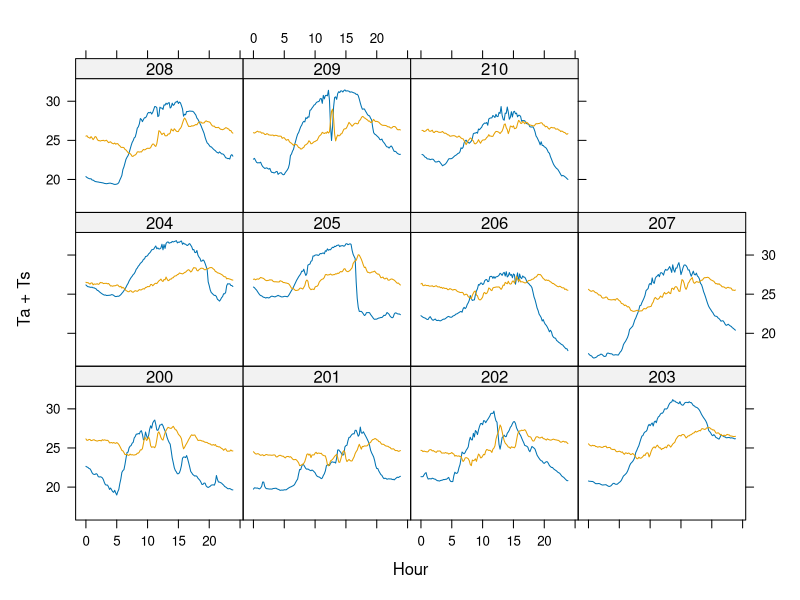
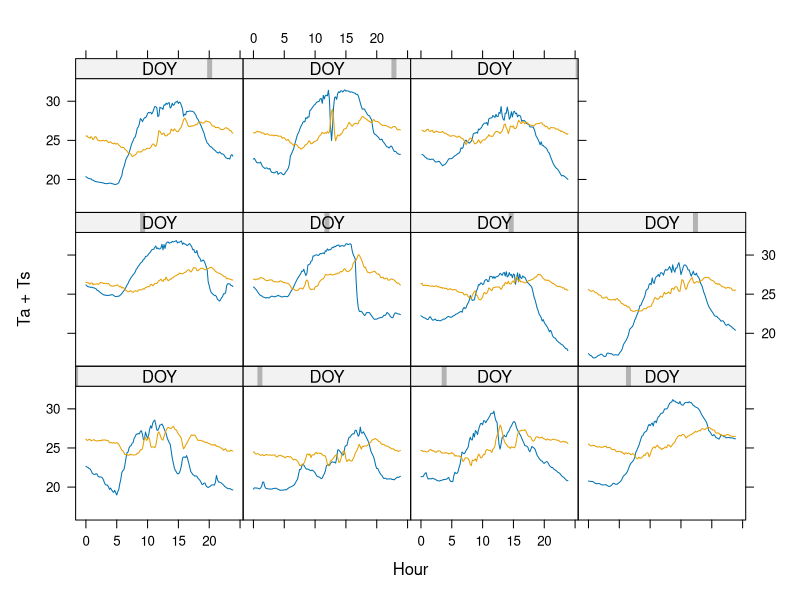
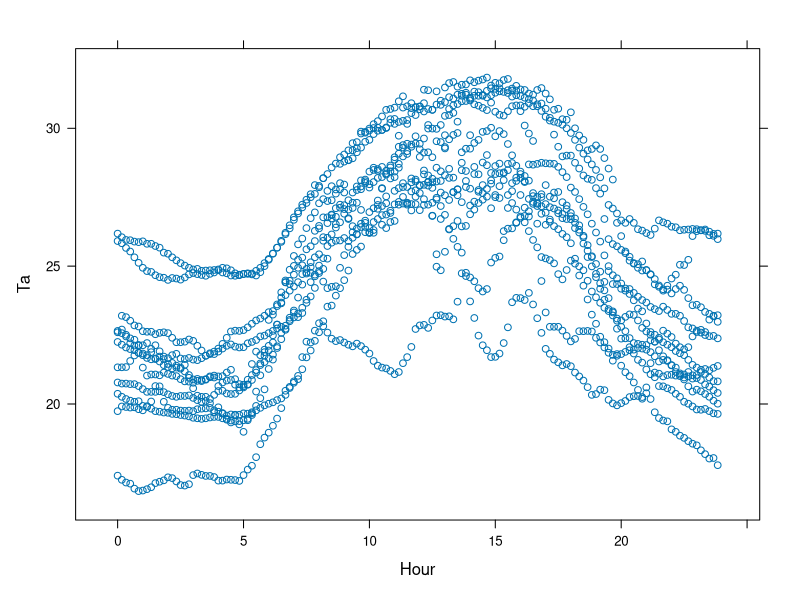
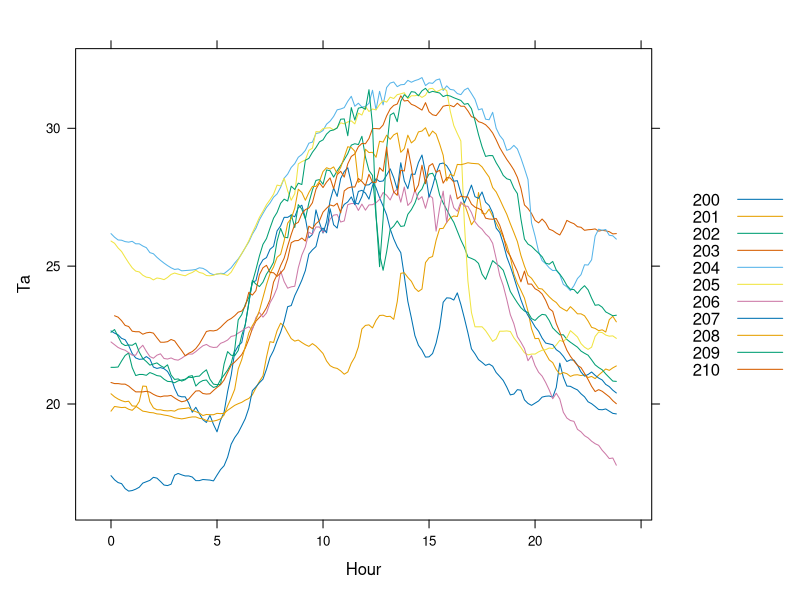
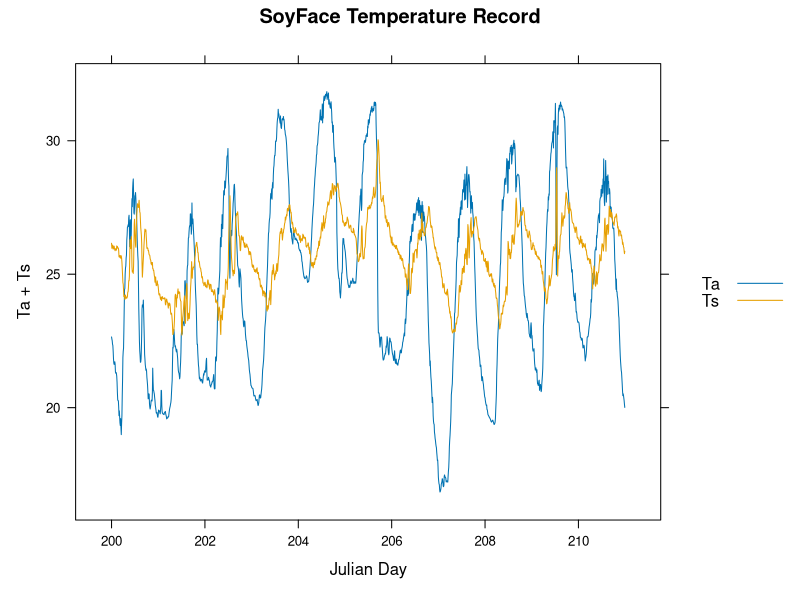
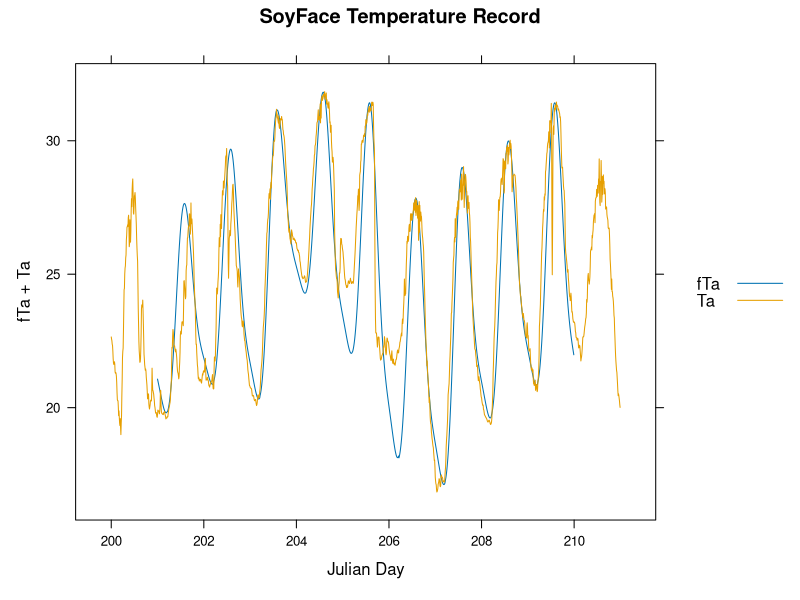
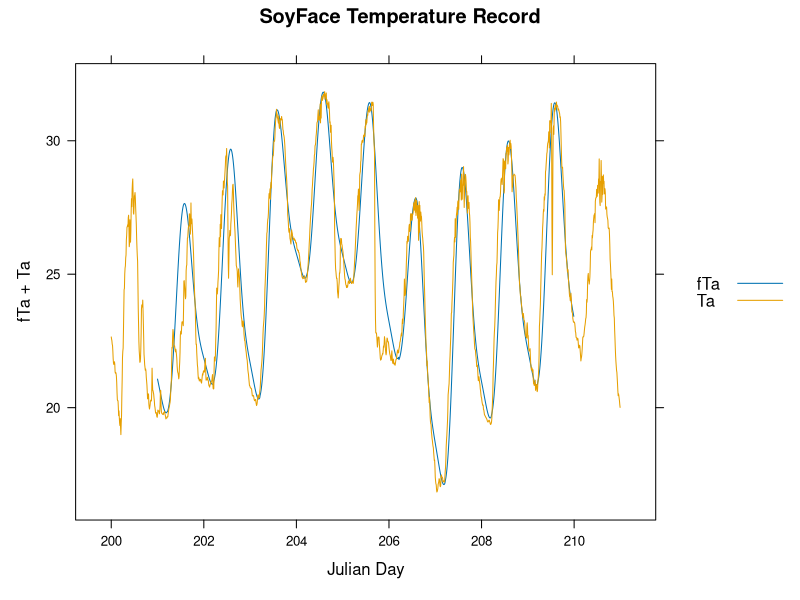

Write the R code that produced these figures, in order.
# Patrick Schmitz
# p.schmitz@gmail.com
# September 6 2010

# I want to share with class, a nice introduction to R and model air temperature
# as part of that introduction.  Things may seem obscure, but I try to give examples,
# to explain how each part works.  If there are any functions I use that you don't 
# understand, it is quite simple to check the documentation, which I explain below.
# If you get stuck, feel free to email me, or message me on gchat

# As you work through this, you should copy, select code chunks from this script and 
# paste them into the console prompt

# start by seting your working directory

# In Windows, it may simpler to change the working directory from the menu bar, goto
# File > Change dir...

# On OS X you can do the same by going to 
# Misc > Change Working Directory...
# or hitting  ⌘ + D

# You can also use the command setwd() as in
# setwd("C:/Documents and Settings/Desktop/IB.542/") # On Windows
# setwd("~/Desktop/2010.IB.542/") # on MAC OS X
# setwd("~/Dropbox/classes/2010.IB.542/code/temperature/") # Pat's directory

# now check to make sure you are in the right directory
getwd()
# and
list.files()

# Notice that all text following "#" are comments, and will be ignored by the console interpreter


# first clear the workspace, this is a good way to be sure
# that you know exactly what you are working with

rm(list=ls()) # clears all objects in workspace
ls() # check to see that the workspace is empty


# Let's read in the data and put it into an object called dat

# read.csv() is a function used to import csv files.
# all functions in R follow the form of
# function()
# options for the function you are using are given
# inside of the parenthesis, separated by commas "(option 1 = 1, option2 = 2)"

#select this entire 6 lines of code
# it is split up to make it easier to read, commas are important, but spaces and 
# line breaks make no difference.

dat <- read.csv(
	file = "2010.SoyFace.micromet.sample.csv",
	header = TRUE,
	sep = ",", 
	as.is = TRUE
)


# you can read about the function by typing
?read.csv
# or see the basic inputs and sometimes source code by typing
read.csv

# you can access documentation about any function in R in this manner
# The documentation is your friend, it is easy to access,
# consistent in form, and there are almost always examples at the end 
# of the documentation for any given function
# It may however take a bit to get used to they layout



# R is an object-ariented programming language
# this means that each variable is an "object"
# that can be queried or manipulated
# "dat" is an arbitray name, I could just as easily
# have put the data in an object named "cookies"
# It is important to note that R is case-sensitive
# cookies ≠ Cookies ≠ COOKIES

# Description of Data ######################

# This is a 10 minute data record from SoyFace 2010

# DOY 	- Day of Year 
# Hr 	- 24-Hour 
# Min 	- Minute  
# Hour 	- decimal Hour dat$Hr + dat$Min/60
# Ta 	- air temperature recorded at 2.2 meters above the surface
# Ts 	- soil temperature recorded 10 cm below surface

# Let's take a look at that ol' data
str(dat) 	# prints a list of the variables in the data.frame
head(dat)	# prints first six rows

# What if we want to just look at AirTemp

# Here are some methods that all do the same thing
head(dat$Ta)
dat$Ta[1:5]
dat[1:5, "Ta"]
dat[1:5, 5]

# First you can see that "$" operator allows you to select
# columns of data by name
# When we write dat$Ta[1:5] we are accessing the index
# of the vector dat$Ta

# making an index is easy
1:100
seq(from = 1, to = 100, by = 1) # or
seq(1, 100, 1)
seq(1, 100, 2) 			# odd numbers
seq(2, 100, 2) 			# even numbers






# PLOTTING ##### ##### ##### ##### ##### ##### ##### 

# Let's plot this data.  You will need to 
# load the library lattice, it is one of MANY packages
# available for the R language
# http://cran.r-project.org/web/packages/
library(lattice)

# xyplot uses a formula for plotting with the form
# y1 + y2 ~ x | factor1 + factor2
xyplot(
	x = Ta + Ts ~ Hour | as.factor(DOY),
	data = dat,
	type = "l" # Line type, try "b" and "p"
)

# Notice I treat DOY as a factor, this allows xyplot
# to treat DOY as a unique factor instead of a numeric 
# vector, you can try plotting DOY without, as.factor(),
# the results are similar but the panels use a marker to
# indicate progression along the numerical vector

xyplot(
	x = Ta + Ts ~ Hour | DOY,
	data = dat,
	type = "l" # Line type, try "b" and "p"
)


# What if we want to plot in a single panel?
xyplot(
	x = Ta ~ Hour,
	data = dat
)

# This gives us a sense of the data, but we can't tell
# the difference between days
xyplot(
	x = Ta ~ Hour,
	data = dat,
	groups = DOY, # grouping factor
	type = "l", 			
	auto.key = list(TRUE, space = "right", points = F, lines = T)
)


# But really we want to see temperature as a single response across days,
# to do so we need an time vector which includes both day and time
# to assign the result to an object we use "<-" this is interchangeable with =
# however <- is less ambiguous, in that it is clearly not an option within a function

# Create Decimal Day (also known as Julian day)
DOY.dec <- dat$DOY + dat$Hour/24
DOY.dec <- dat$DOY + dat$Hr/24 + dat$Min/1440 # Same as above
length(DOY.dec) # this vector has 1582 values
dim(dat) # gives the dimensions of the data.frame

# [1] 1582   10 
# [row] length width
# notice dat has the same length as DOY.dec
					
dat <- cbind(DOY.dec, dat) #column bind function
# We have bound DOY.dec to dat, possible because they are of the same length
# Alternatively create the vector and tack on to the right of the data.frame
# dat$DOY.dec <- dat$DOY + dat$Hour/24

# now inspect
dim(dat)
head(dat)

xyplot(
	x = Ta + Ts ~ DOY.dec,
	data = dat,
	type = "l", 			# Line type, try "b" and "p"
	auto.key = list(TRUE, points = F, lines = T),
	main = "SoyFace Temperature Record",
	xlab = "Julian Day"
)






# Daily Max Min ##### ##### ##### ##### ##### ##### ##### 

# Let's complete some more complicated tasks
# calculate Daily Maximum Air Temperature
# we will use the functions max and min
# we are also using ?tapply, which allows us to apply
# a function along an index, here we use dat$DOY 
# which it interprets as 
unique(dat$DOY) #[1] 200 201 202 203 204 205 206 207 208 209 210
# and applies our function each day


Ta.max <- tapply(X = dat$Ta, INDEX = dat$DOY, FUN = max)
Ta.max  # vector of daily Temp max, with horizontal DOY index
Ta.max["205"] # or
Ta.max[6]

#Daily Min
Ta.min <- tapply(dat$Ta, dat$DOY, min)







# Model ##### ##### ##### ##### ##### ##### ##### 

# Next lets move to building and using the model
# Fourier Temperature Series (Cambell & Norman p.23)
# we will definite the equations as functions,
# so that we can give simply give the function
# our parameter and produce an output 

# function gamma - accepts input time
fgamma <- function(time){
	0.44 - 	0.46 * sin( { ( pi/12 ) * time } + 0.9 ) +
		0.11 * sin( { 2 *  ( pi/12 ) * time } + 0.9 )
}

# Fourier Series 
fs <- function(time, Tn, Tx){
	Tx * fgamma(time) + Tn * (1 - fgamma(time))
}

# using gamma
fgamma(10) # [1] 0.59295
fgamma(0:10)

#Example 2.3 Page 23
fs(10, Tn = 5, Tx = 23) # [1] 15.673

# Yep, thats it! The challenging part however
# is applying these functions across the time vector appropriately
# We will explore these issues below







# Indicies for Ta.max and Ta.min to be applied by 
# time of Day
# 0:5			(Tx[i - 1], Tn)
# 5:14			(Tx, Tn)
# 14:24		(Tx[1], Tn[i + 1])
# NOTE: the book has a typo for 14:24 written as (Tx[i - 1], Tn[i + 1])

# Remember we cannot predict all times,
# On Day one there are no inputs for Tx[i -1]
# and Day 10 we have no inputs Tn[i + 1]

# to write this model we will be using a for-loop,
# to loop over the data with a particular index value

# For example
for(i in 1:10){ print(i)}
# this steps through the sequence 1:10
# and assigns each number, in the sequence to i,
# outputs i to the console with print(i),
# then moves to the next number in the sequence, 
# until it reaches 10


# Here we assign each unique DOY to day, and print day to the output
for( day in unique(dat$DOY) ){ print(day) } 

# ok, but running the for loop left day in the workspace, 
# lets look
ls()
# [1] "dat"     "day"     "DOY.dec" "fs"      "fgamma"   "i"       "Ta.max"  "Ta.min" 

# ah, there are a bunch of objects in the workspace, let's get rid of a couple
rm(day, i, DOY.dec)

# now
ls()
# [1] "dat"    "fs"     "fgamma"  "Ta.max" "Ta.min"

# nice, much cleaner




# Applying the model ######## ######## ######## ########
# Build an index for each time set of times
# apply each equation to match these times

Days <- unique(dat$DOY) #index of days
Days 

# we only step through days
Days[2:{length(Days) - 1}] # [1] 201 202 203 204 205 206 207 208 209

# because we need Ta.max and Ta.min values from the first and last
# days to predict the temperature for the second and next to last day

# also
# as I showed before, the Ta.max vector has a horizontal index
# which is a label coresponding to the DOY
# so here we will write
 as.character(201 - 1) # to select the temperature record
# from the previous day

# so 
Ta.max[as.character(201 - 1)]



# Using everything we have learned up to this point, I am going to jump right in.

# Empty Vector of NA "Not Available" Values
dat$fTa <- rep(NA, length(dim(dat)[1]))
Days <- unique(dat$DOY) #index of days

for(day in Days[2:{length(Days) - 1}]){
	
	# Time index < or = 5 within the current day (dat$DOY %in% day)
	time <- which(dat$Hour <= 5 & dat$DOY %in% day) 
	
	dat$fTa[time] <-	Ta.max[as.character(day - 1)] * fgamma( dat$Hour[time] ) + 
				Ta.min[as.character(day)] * { 1 - fgamma( dat$Hour[time] ) }

	# Time index > 5  & Time < or = 14
	time <- which(dat$Hour > 5 & dat$Hour <= 14 & dat$DOY %in% day)  

	dat$fTa[time] <-	Ta.max[as.character(day)] * fgamma( dat$Hour[time] ) + 
				Ta.min[as.character(day)] * { 1 - fgamma( dat$Hour[time] ) }

	# Time index > 14
	time <- which(dat$Hour > 14 & dat$DOY %in% day) 

	dat$fTa[time] <- 	Ta.max[as.character(day)] * fgamma( dat$Hour[time] ) + 
				Ta.min[as.character(day + 1)] * { 1 - fgamma( dat$Hour[time] ) }
}





# There we go, Let's plot the data!

xyplot(
	x = fTa + Ta ~ DOY.dec,
	data = dat,
	type = "l",		# Line type, try "b" and "p"
	auto.key = list(TRUE, points = F, lines = T),
	main = "SoyFace Temperature Record",
	xlab = "Julian Day"
)


# oh, interesting, we can immediately see that on some nights temperature
# is underpredicted

# on days in which the night time temperature falls much lower than that of the previous day, 
# the daily minimum occurs at the end of the day and not in the morning,
# now this doesn't reflect the way the model was designed, where we use the daily
# minimum and the previous day's max to determine the early morning hours in
# which the daily morning minimum is reached.

# As we have learned in class, temperature decreases over the course of the night,
# not reaching it's minimum until sometime around 4 or 5 AM, just prior to sun rise
# when solar radiation is applied to the surface.

# ok, so let's fix this by calculating Ta.min only from those times before 10 am
# this follows on the max/min weather station data collection mothod, where
# temperatures are logged around 10 AM, recording the previous day's maximum
# and the current morning minimum

Ta.min.old <- tapply(dat$Ta, dat$DOY, min)
Ta.min <- tapply(dat$Ta[dat$Hr < 10], dat$DOY[dat$Hr < 10], min)

#and compare
Ta.min.old
Ta.min


# Re run the model and plot
dat$fTa <- rep(NA, length(dim(dat)[1]))
Days <- unique(dat$DOY) #index of days

for(day in Days[2:{length(Days) - 1}]){
	
	# Time index < or = 5 within the current day (dat$DOY %in% day)
	time <- which(dat$Hour <= 5 & dat$DOY %in% day) 
	
	dat$fTa[time] <-	Ta.max[as.character(day - 1)] * fgamma( dat$Hour[time] ) + 
				Ta.min[as.character(day)] * { 1 - fgamma( dat$Hour[time] ) }

	# Time index > 5  & Time < or = 14
	time <- which(dat$Hour > 5 & dat$Hour <= 14 & dat$DOY %in% day)  

	dat$fTa[time] <-	Ta.max[as.character(day)] * fgamma( dat$Hour[time] ) + 
				Ta.min[as.character(day)] * { 1 - fgamma( dat$Hour[time] ) }

	# Time index > 14
	time <- which(dat$Hour > 14 & dat$DOY %in% day) 

	dat$fTa[time] <- 	Ta.max[as.character(day)] * fgamma( dat$Hour[time] ) + 
				Ta.min[as.character(day + 1)] * { 1 - fgamma( dat$Hour[time] ) }
}

pTemp <- xyplot(
	x = fTa + Ta ~ DOY.dec,
	data = dat,
	type = "l",		# Line type, try "b" and "p"
	auto.key = list(TRUE, points = F, lines = T),
	main = "SoyFace Temperature Record",
	xlab = "Julian Day"
)

print(pTemp)

# Much better!

# save the plot as a pdf
pdf(file = "predictedTemp.pdf")
	print(pTemp)
dev.off()

# Hey, now you are a  useR! R is a fantastic tool
# for both investigating datasets, and for plotting and modeling data
# again feel free to email me or instant message on gchat if you get stuck

# I have re-written the model to be more concise 
# take a look at run.model.R for useage, and model.Functions.R for the source